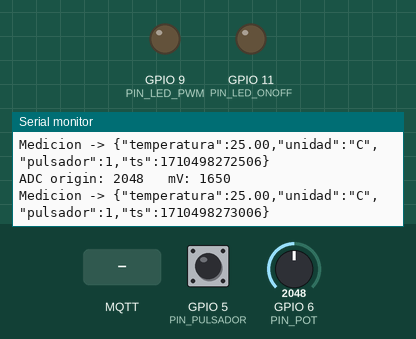
Simulated run of this program. Board: ESP32. Parts: output pins drawn as LEDs (lit = HIGH), the last lines printed to the serial monitor. The inputs (shaded band) are chosen by the test bench; at power-on: GPIO 5 (PIN_PULSADOR) HIGH, GPIO 6 (PIN_POT) = 2048. WiFi joins after 1.5 s; servers stay silent unless stated; the local clock reads 2024-03-15 10:24:30 at power-on unless the program sets it; no MQTT or app messages arrive unless stated; not simulated (calls return 0 or success): secretos.h.

Above: at 3.2 s.
3.3 s: MQTT message "5" arrives on the first subscribed topic
At 3.46 s:
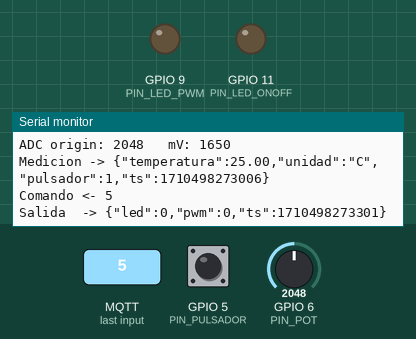
4.8 s: MQTT message "on" arrives on the first subscribed topic
At 5.31 s:
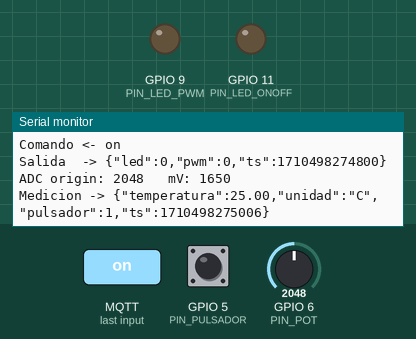
6.3 s: MQTT message "off" arrives on the first subscribed topic
At 6.81 s:
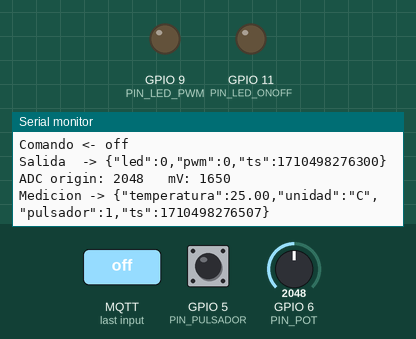

The program:

main.cpp
```cpp
#include <Arduino.h>
#include <WiFi.h>
#include <PubSubClient.h>
#include <secretos.h>
#include <time.h>
#include <sys/time.h>
#include <algorithm>

// --- HORA (NTP) ----------------------------------------------------------
const char* NTP_SERVIDOR = "pool.ntp.org";
const char* ZONA_HORARIA = "<-05>5";   // Colombia: UTC-5

// --- RED -----------------------------------------------------------------
const char* WIFI_SSID     = SECRETO_WIFI_SSID;
const char* WIFI_CLAVE    = SECRETO_WIFI_CLAVE;

//--- DATOS DEL SERVIDOR DONDE CORRE MOSQUITTO ----------------------------
const char* BROKER_IP     = "15.229.1.164";
const uint16_t BROKER_PUERTO = 1883;
const char* USER          = SECRETO_MQTT_USER;
const char* PASS          = SECRETO_MQTT_PASS;

// --- WIFI ------------------------------------------------------------
WiFiClient   red;
PubSubClient mqtt(red);
unsigned long ultimoEnvio = 0;

// Último valor aplicado a cada salida
int estadoLED = 0;
int estadoPWM = 0;


// --- UNS -------------------------------

// General:
#define EMPRESA           "unipamplona"
#define SITIO             "villa-del-rosario"
#define AREA              "lab-automatizacion"
#define LINEA             "banco-profe"
#define RAIZ              EMPRESA "/" SITIO "/" AREA "/" LINEA

// Personal:
#define CELDA             "estacion-01"
#define DISPOSITIVO       "esp32s3-01"
#define CLASE_MEDICION         "medicion"
#define CLASE_SALIDA           "salida"
#define CLASE_CMD              "comando"
#define CLASE_ESTADO           "estado"
#define CLASE_INFO             "info"

// Tópicos:
#define TOPICO_MEDICION   RAIZ "/" CELDA "/" DISPOSITIVO "/" CLASE_MEDICION
#define TOPICO_SALIDA     RAIZ "/" CELDA "/" DISPOSITIVO "/" CLASE_SALIDA
#define TOPICO_CMD        RAIZ "/" CELDA "/" DISPOSITIVO "/" CLASE_CMD
#define TOPICO_ESTADO     RAIZ "/" CELDA "/" DISPOSITIVO "/" CLASE_ESTADO
#define TOPICO_INFO       RAIZ "/" CELDA "/" DISPOSITIVO "/" CLASE_INFO

// --- ELEGIR SENSOR -------------------------------------------
// define SENSOR_SIMULADO
#define MONTAJE_FISICO        // Interruptor, Potenciómetro, LED_ONOFF y LED_PWM


// --- PERIODO DE MUESTREO -------------------------------------------------
const unsigned long PERIODO_MS = 500;


// --- DEFINICIONES DE SENSORES ------------------------------------------------
#if defined(MONTAJE_FISICO)
  // --- Entradas
  const int PIN_PULSADOR   = 5;    // GPIO5 digital
  const int PIN_POT        = 6;    // GPIO6 ADC1_CH5

  // --- Salidas
  const int PIN_LED_ONOFF  = 11;   // GPIO11 digital
  const int PIN_LED_PWM    = 9;    // GPIO9 PWM (LEDC)

  // PWM con el periférico LEDC del ESP32
  const int PWM_CANAL      = 0;     // canal LEDC 0..7
  const int PWM_FRECUENCIA = 5000;  // Hz
  const int PWM_RESOLUCION = 8;     // bits -> ciclo útil de 0 a 255

  // El ADC del ESP32-S3 es de 12 bits: 0..4095
  const int ADC_MAX        = 4095;

  const char* NOMBRE_SENSOR = "montaje fisico";

#else
  const char* NOMBRE_SENSOR = "simulado";
#endif

void iniciarSensor() {
#if defined(MONTAJE_FISICO)
  pinMode(PIN_PULSADOR, INPUT_PULLUP);  // Presionado = LOW
  pinMode(PIN_LED_ONOFF, OUTPUT);
  analogSetPinAttenuation(PIN_POT, ADC_11db);   // rango completo 0..3,3 V
  analogRead(PIN_POT);
  ledcSetup(PWM_CANAL, PWM_FRECUENCIA, PWM_RESOLUCION);
  ledcAttachPin(PIN_LED_PWM, PWM_CANAL);
#endif
}

// --- FUNCIONES DE LECTURA DE SENSORES ------------------------------------------------
float leerTemperatura() {
#if defined(MONTAJE_FISICO)
  // Mediana de 9 lecturas
  int m[9];
  for (int i = 0; i < 9; i++) m[i] = analogRead(PIN_POT);
  std::sort(m, m + 9);
  Serial.printf("ADC origin: %d   mV: %d\n", m[4], analogReadMilliVolts(PIN_POT));
  float porcentaje_pt = m[4] * 100.0 / ADC_MAX;
  return 20.0 + porcentaje_pt * 0.1;  // 20..30 °C
#else
  // Onda lenta alrededor de 25 °C, más un poco de ruido.
  float fase = millis() / 30000.0;
  return 25.0 + 3.0 * sin(fase) + (random(-40, 41) / 100.0);
#endif
}

int leerPulsador() {
#if defined(MONTAJE_FISICO)
  bool presionado = digitalRead(PIN_PULSADOR) == HIGH;
  return presionado ? 1 : 0;
#else
  return random(0, 2);  // 0 o 1
#endif
}

// --- FUNCIONES DE SALIDAS ------------------------------------------------
int escribirLED_ONOFF(int valor) {
#if defined(MONTAJE_FISICO)
  digitalWrite(PIN_LED_ONOFF, valor ? HIGH : LOW);
  return valor;
#else
  return valor;
#endif
}

int escribirLED_PWM(int valor) {
#if defined(MONTAJE_FISICO)
  valor = constrain(valor, 0, 255);
  ledcWrite(PWM_CANAL, valor);
  return valor;
#else
  return valor;
#endif
}

// --- FUNCIONES DE HORA ----------------------------------------------------
// Pide la hora a un servidor NTP
void sincronizarHora() {
  configTzTime(ZONA_HORARIA, NTP_SERVIDOR, "time.google.com");
  Serial.print("Sincronizando hora");
  struct tm ahora;
  while (!getLocalTime(&ahora)) Serial.print(".");
  Serial.println(&ahora, "\n  Hora local: %Y-%m-%d %H:%M:%S");
}

// Milisegundos desde 1970-01-01 00:00 UTC (tiempo Unix).
uint64_t epochMs() {
  struct timeval tv;
  gettimeofday(&tv, nullptr);
  return (uint64_t)tv.tv_sec * 1000ULL + tv.tv_usec / 1000;
}

// --- COMANDOS Y ESTADO DE SALIDAS ------------------------------------------------

// Busca "clave":numero dentro del JSON. Devuelve false si la clave no está.
bool leerEntero(const char* json, const char* clave, int& valor) {
  char patron[24];
  snprintf(patron, sizeof(patron), "\"%s\":", clave);
  const char* p = strstr(json, patron);
  if (!p) return false;
  valor = atoi(p + strlen(patron));
  return true;
}

// Publica lo que de verdad quedó aplicado en las salidas (retenido).
void publicarSalidas() {
  char carga[96];
  snprintf(carga, sizeof(carga),
           "{\"led\":%d,\"pwm\":%d,\"ts\":%llu}",
           estadoLED, estadoPWM, (unsigned long long)epochMs());
  mqtt.publish(TOPICO_SALIDA, carga, true);
  Serial.printf("Salida  -> %s\n", carga);
}

// Cuando llega un mensaje a TOPICO_CMD | Ejemplos:  {"led":1}   {"pwm":128}   {"led":0,"pwm":255}
void alRecibirComando(char* topico, byte* carga, unsigned int largo) {
  char json[128];
  if (largo >= sizeof(json)) largo = sizeof(json) - 1;
  memcpy(json, carga, largo);
  json[largo] = '\0';
  Serial.printf("Comando <- %s\n", json);

  int v;
  if (leerEntero(json, "led", v)) estadoLED = escribirLED_ONOFF(v ? 1 : 0);
  if (leerEntero(json, "pwm", v)) estadoPWM = escribirLED_PWM(v);
  publicarSalidas();
}


// --- FUNCIONES DE RED -------------------------------------------------------------

void conectarWiFi() {
  Serial.printf("\nConectando a la red %s", WIFI_SSID);
  WiFi.mode(WIFI_STA);
  WiFi.begin(WIFI_SSID, WIFI_CLAVE);
  while (WiFi.status() != WL_CONNECTED) {
    delay(400);
    Serial.print(".");
  }
  Serial.printf("\n  Conectado. IP del ESP32: %s\n", WiFi.localIP().toString().c_str());
}

void conectarBroker() {
  while (!mqtt.connected()) {
    String idCliente = String(RAIZ "-" CELDA "-" DISPOSITIVO);
    Serial.printf("Conectando al broker %s:%u ... ", BROKER_IP, BROKER_PUERTO);

    // Declara la Conexión
    bool ok = mqtt.connect(idCliente.c_str(),
                           USER, PASS,          // usuario y contraseña
                           TOPICO_ESTADO,       // tópico del testamento
                           1,                   // QoS 1
                           true,                // retenido
                           "offline");          // lo que dirá el testamento

    if (ok) {
      Serial.println("listo.");
      mqtt.publish(TOPICO_ESTADO, "online", true); // Certificado Nacimiento: retenido

      // Configuración JSON con la info del dispositivo
      char info[160];
      snprintf(info, sizeof(info),
               "{\"Celda\":\"%s\",\"Dispositivo\":\"%s\",\"Tipo\":\"%s\",\"IP\":\"%s\"}",
               CELDA, DISPOSITIVO, NOMBRE_SENSOR,
               WiFi.localIP().toString().c_str());
      mqtt.publish(TOPICO_INFO, info, true);      // Certificado Info: retenido

      mqtt.subscribe(TOPICO_CMD, 1);              // Escucha comandos para las salidas
      publicarSalidas();                          // Reporta el estado actual

    } else {
      Serial.printf("falló, rc=%d. Reintento en 3 s.\n", mqtt.state());
      delay(3000);
    }
  }
}

// ---- CONFIGURACIÓN Y BUCLE PRINCIPAL ------------------------------------------------

void setup() {
  Serial.begin(115200);
  delay(300);
  Serial.println("\n== Automatizacion Inteligente 168294 · Laboratorio 2 ==");
  Serial.printf("Tópicos disponibles:\n");
  Serial.printf("  %s\n", TOPICO_MEDICION);
  Serial.printf("  %s\n", TOPICO_SALIDA);
  Serial.printf("  %s\n", TOPICO_CMD);
  Serial.printf("  %s\n", TOPICO_ESTADO);
  Serial.printf("  %s\n", TOPICO_INFO);

  iniciarSensor();
  conectarWiFi();
  sincronizarHora();

  mqtt.setServer(BROKER_IP, BROKER_PUERTO);
  mqtt.setCallback(alRecibirComando);
  conectarBroker();
}

void loop() {
  if (!mqtt.connected()) conectarBroker();
  mqtt.loop();

  if (millis() - ultimoEnvio < PERIODO_MS) return;
  ultimoEnvio = millis();

  float t = leerTemperatura();
  if (isnan(t)) {
    Serial.println("Lectura no valida. No se publica.");
    return;
  }
  int pulsador = leerPulsador();

  // Usamos el servidor NTP para obtener el timestamp en milisegundos desde 1970-01-01 00:00 UTC.
  char carga[128];
  snprintf(carga, sizeof(carga),
           "{\"temperatura\":%.2f,\"unidad\":\"C\",\"pulsador\":%d,\"ts\":%llu}",
           t, pulsador, (unsigned long long)epochMs());
  // Mensaje queda así: {"temperatura":24.87,"unidad":"C","pulsador":0,"ts":1793721600123}

  mqtt.publish(TOPICO_MEDICION, carga);   // QoS 0, sin retener
  Serial.printf("Medicion -> %s\n", carga);
}
```

Measured:
- after the input at 3.3 s, the serial monitor: prints a new line at once (image 1)
- after the input at 4.8 s, the serial monitor: prints a new line at once (image 2)
- after the input at 6.3 s, the serial monitor: prints a new line at once (image 3)
